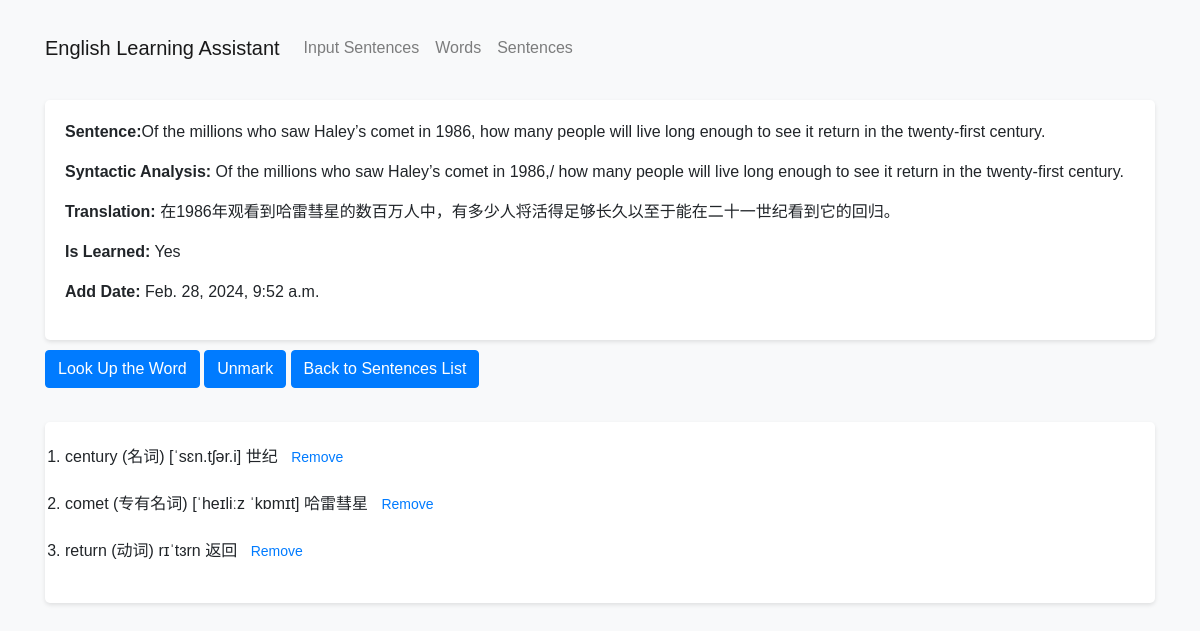
The page /polls/11/view_sentence/ on the database its author committed.
### polls/models.py (models this page shows, shortened)
class Sentence(models.Model):
    sentence = models.CharField(max_length=2000)
    syntactic_analysis = models.CharField(max_length=2000, default='')
    translation = models.CharField(max_length=2000)
    learned = models.BooleanField(default=False)
    add_date = models.DateTimeField('date added',auto_now_add=True)

class Words(models.Model):
    word = models.CharField(max_length=200)
    pronunciation = models.CharField(max_length=200)
    type = models.CharField(max_length=200)
    mean = models.CharField(max_length=200)
    add_date = models.DateTimeField('date added',auto_now_add=True)
    sentence = models.ForeignKey(Sentence, on_delete=models.CASCADE, related_name='words')

### polls/views.py (the view)
# urls.py: path('<int:sentence_id>/view_sentence/', views.view_sentence, name='view_sentence'),
def view_sentence(request, sentence_id):
    sentence = get_object_or_404(Sentence, pk=sentence_id)
    return render(request, 'sentence_detail.html',  {'sentence': sentence})

### polls/templates/sentence_detail.html (shortened to what this page needs)
<HTML>
    <!DOCTYPE html>
    <html lang="en">
    <head>
        <link href="https://cdn.bootcss.com/twitter-bootstrap/4.3.1/css/bootstrap.min.css" rel="stylesheet">
    </head>
    <body>
        <nav class="navbar navbar-expand-lg navbar-light bg-light">
            <div class="container">
                <a class="navbar-brand" href="#">English Learning Assistant</a>
                <div class="collapse navbar-collapse" id="navbarNav">
                    <ul class="navbar-nav">
                        <li class="nav-item">
                            <a class="nav-link" href="{% url 'polls:Input_Sentences' %}">Input Sentences</a>
                        </li>
                        <li class="nav-item">
                            <a class="nav-link" href="{% url 'polls:words' %}">Words</a>
                        </li>
                        <li class="nav-item">
                            <a class="nav-link" href="{% url 'polls:sentences' %}">Sentences</a>
                        </li>
                    </ul>
                </div>
            </div>
        </nav>
        <div class="container">
        <div id="sentenceDisplay" class="mt-4">
            <p><strong>Sentence:</strong><span id="sentence">{{ sentence.sentence }}</span></p>
            <p><strong>Syntactic Analysis:</strong> {{ sentence.syntactic_analysis }}</p>
            <p><strong>Translation:</strong> {{ sentence.translation }}</p>
            <p><strong>Is Learned:</strong> {{ sentence.learned|yesno:"Yes,No" }}</p>
            <p><strong>Add Date:</strong> {{ sentence.add_date }}</p>
        </div>
        <button id="add" type="button" class="btn btn-primary">Look Up the Word</button>
        <form action="{% url 'polls:mark_sentence' sentence.id %}" method="post" style="display: inline;">
            <button type="submit" class="btn btn-primary">{{ sentence.learned|yesno:"Unmark,Mark" }}</button>
        </form>
        <a class="btn btn-primary" href="{% url 'polls:sentences' %}">Back to Sentences List</a>
        <div class="mt-4">
            <ol id="wordList" class="list-styled">
                {% for word in sentence.words.all %}
                <li>
                    <form action="{% url 'polls:remove_word' word.id %}" method="post" class="inline">
                    <span>{{ word.word }}</span>
                    <span>({{ word.type }})</span>
                    <span>{{ word.pronunciation }}</span>
                    <span>{{ word.mean }}</span>
                        <button type="submit" class="btn remove btn-link btn-sm">Remove</button>
                    </form>
                </li>
                {% endfor %}
            </ol>
        </div>
    </div>
</body>
</html>

### polls/templates/sentence_detail.html (style rules this page uses)
body { background-color: #f8f9fa; font-family: Arial, sans-serif; }
.container { margin-top: 20px; }
#translation, #sentenceDisplay, #wordList { margin-top: 20px; background-color: #fff; border-radius: 5px; padding: 20px; box-shadow: 0 2px 4px rgba(0,0,0,0.1); }
.btn { margin: 10px 0; }
.remove { margin: 0 0; }
.btn-primary { background-color: #007bff; border-color: #007bff; }

### rows shown on the page
Sentence: sentence "Of the millions who saw Haley’s comet in 1986, how many people will live long enough to see it return in the twenty-first century.", syntactic_analysis "Of the millions who saw Haley’s comet in 1986,/ how many people will live long enough to see it return in the twenty-first century.", translation "在1986年观看到哈雷彗星的数百万人中，有多少人将活得足够长久以至于能在二十一世纪看到它的回归。", learned "Yes", add_date "Feb. 28, 2024, 9:52 a.m.", learned "Unmark"
Words: word "century", type "名词", pronunciation "[ˈsɛn.tʃər.i]", mean "世纪"
Words: word "comet", type "专有名词", pronunciation "[ˈheɪliːz ˈkɒmɪt]", mean "哈雷彗星"
Words: word "return", type "动词", pronunciation "rɪˈtɜrn", mean "返回"
